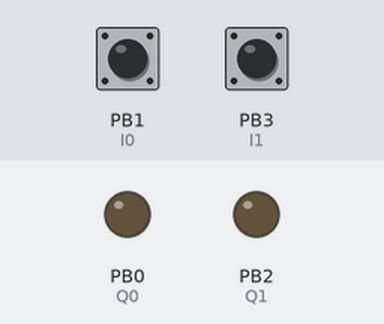
Recording of a sketch running on a simulated ATtiny85, built with avr-gcc and run on an emulated ATtiny85. On the bench: output pins drawn as LEDs (lit = HIGH). Inputs (shaded band) come from the test bench; at power-on: PB1 (I0) HIGH, PB3 (I1) HIGH.

Above: at 1.2 s.
1.3 s: PB1 (I0) pulled LOW for 0.15 s
At 1.37 s:
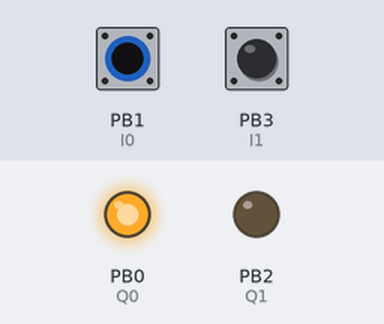
2.9 s: PB3 (I1) pulled LOW for 0.15 s
At 2.97 s:
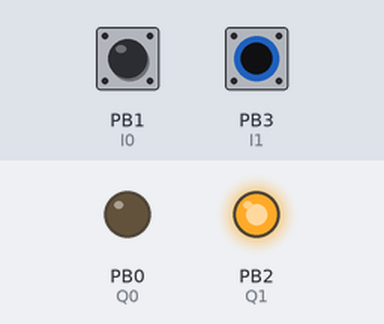
4.5 s: PB3 (I1) pulled LOW for 3.2 s
At 8.1 s:
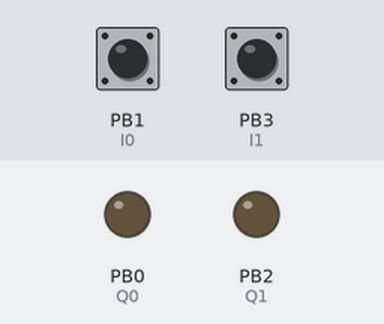
9.2 s: PB1 (I0) pulled LOW for 3.2 s
At 10.4 s:
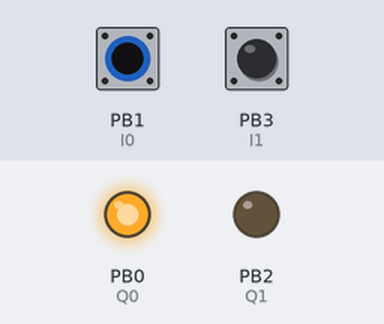
13.9 s: PB1 (I0) driven LOW and PB3 (I1) driven LOW
At 15.2 s:
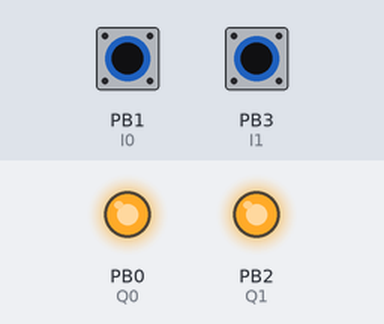
Timing chart, 0 to 16.4 s (numbered marks = the images above; inputs shaded):
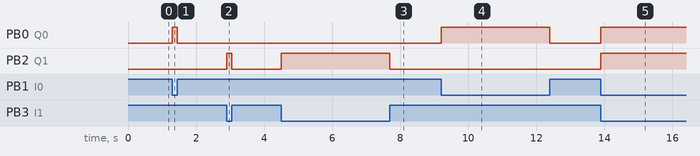

The sketch:

Dual_Inverter.ino
```cpp
#define Q0 0
#define I0 1
#define Q1 2
#define I1 3


void setup()
{
  pinMode(Q0, OUTPUT);
  pinMode(I0, INPUT_PULLUP);
  pinMode(Q1, OUTPUT);
  pinMode(I1, INPUT_PULLUP);

}

void loop()
{
  digitalWrite(Q0, !digitalRead(I0));
  digitalWrite(Q1, !digitalRead(I1));

}
```

Measured:
- after the input at 1.3 s, PB0 (Q0): LOW → HIGH at once, → LOW 0.15 s later
- after the input at 2.9 s, PB2 (Q1): LOW → HIGH at once, → LOW 0.15 s later
- after the input at 4.5 s, PB2 (Q1): LOW → HIGH at once, → LOW 3.2 s later
- after the input at 9.2 s, PB0 (Q0): LOW → HIGH at once, → LOW 3.2 s later
- after the input at 13.9 s, PB0 (Q0), PB2 (Q1): LOW → HIGH at once
